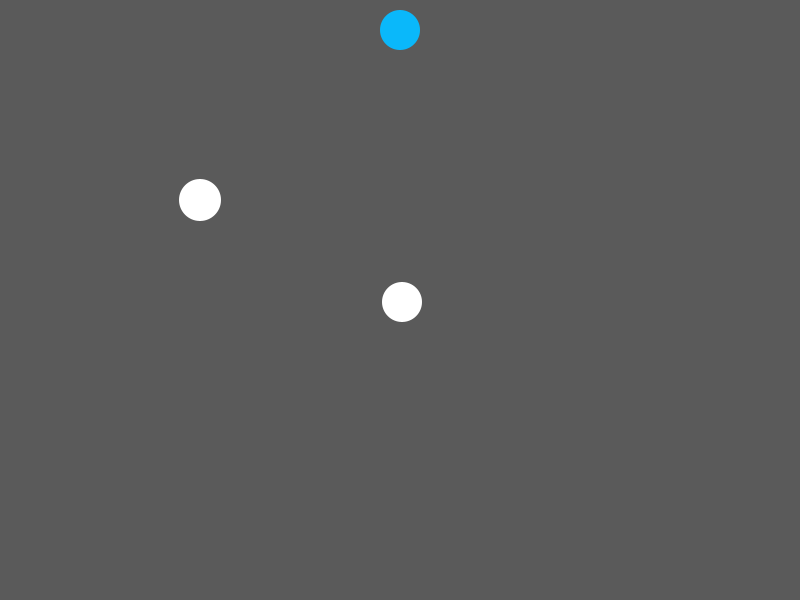
Frame 1 (no input)
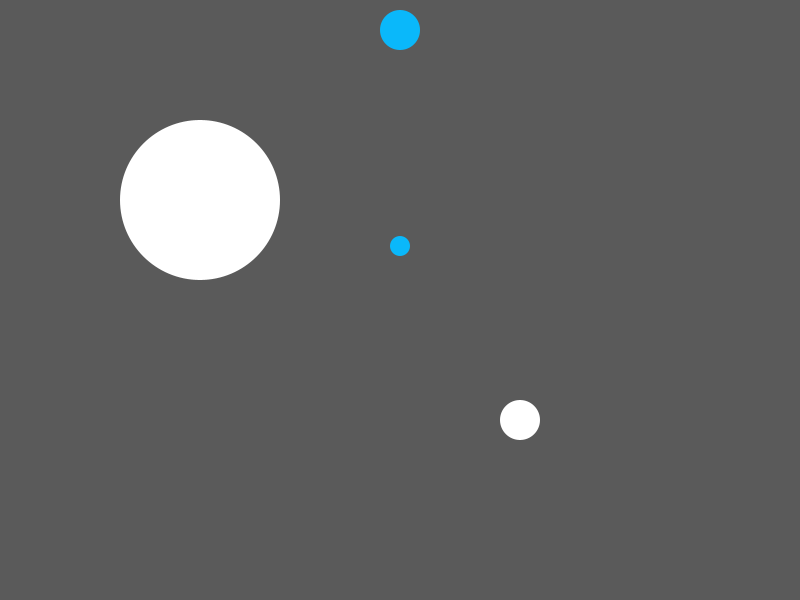
Frame 60 (the mouse pressed at the canvas centre just before this capture)
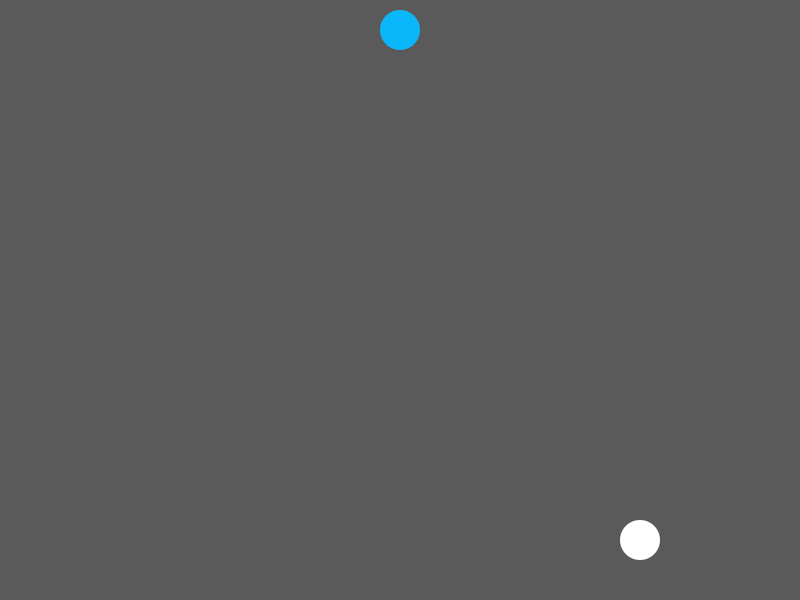
Frame 120 (the mouse held since frame 60 and released just before this capture)

The Processing sketch that drew these frames (run headless with seeded random() and noise(); from frame 60 on, the mouse is pressed at the canvas centre):

// Processing sketch: Sick_Circles
// ── Sick_Circles.pde
float x; 
float y;
float xVelo;
float yVelo;
float wVelo;
int frames;
int waterTimer;

void setup() {
  size(800,600);
  x = width/2;
  y = height/2;
  xVelo = 2;
  yVelo = 2;
  frames = 0;
  waterTimer = 0;
}

void draw() {
  background(90);
  fill(#ffffff);
  noStroke();
  x += xVelo;
  y += yVelo;
  ellipse(x, y, 40, 40);
  frames++;
  
  if(frames == 180)
  {
    xVelo = -xVelo;
    yVelo = -yVelo;
  }
  
  if(frames > 120)
  {
    ellipse(width/2 + frames - 120, height/2 - frames + 120, 40, 40);
  }
  
  if(frames < 120)
  {
    ellipse(width/4, height/3, 40 + frames * 2, 40 + frames * 2);
  }
  
  waterTimer++;
  fill(#0AB8FA);
  ellipse(width/2, 30, 40, 40);
  ellipse(width/2, 30 + (waterTimer * 1) * (0.001 * waterTimer * waterTimer), 20, 20);
  if(waterTimer == 120)
  {
    waterTimer = 0;
  }
}
